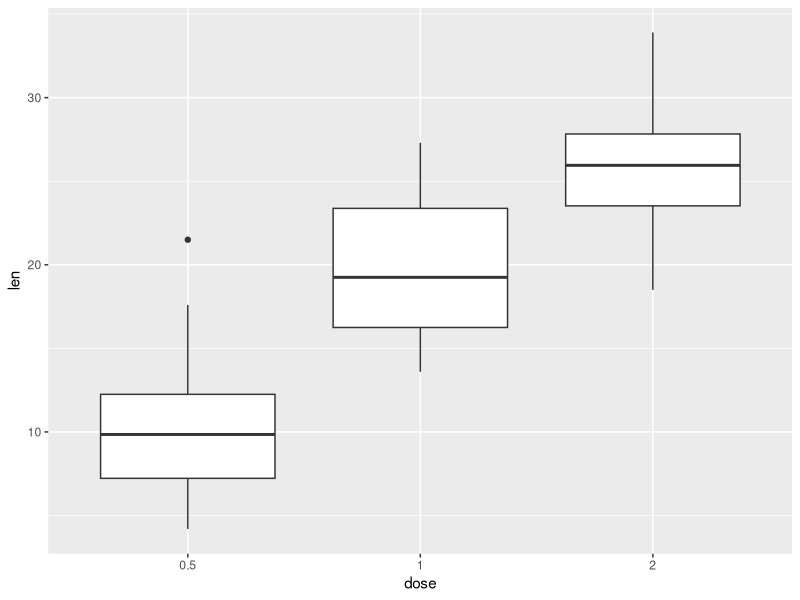
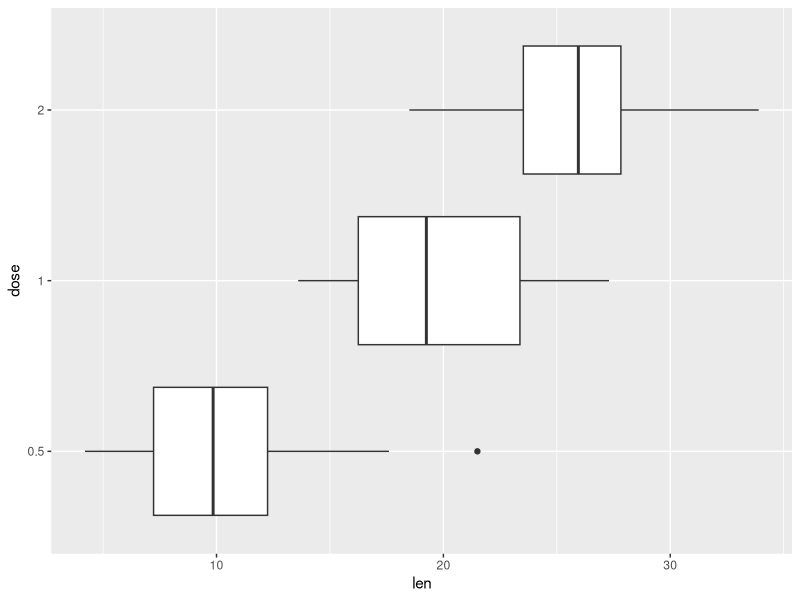
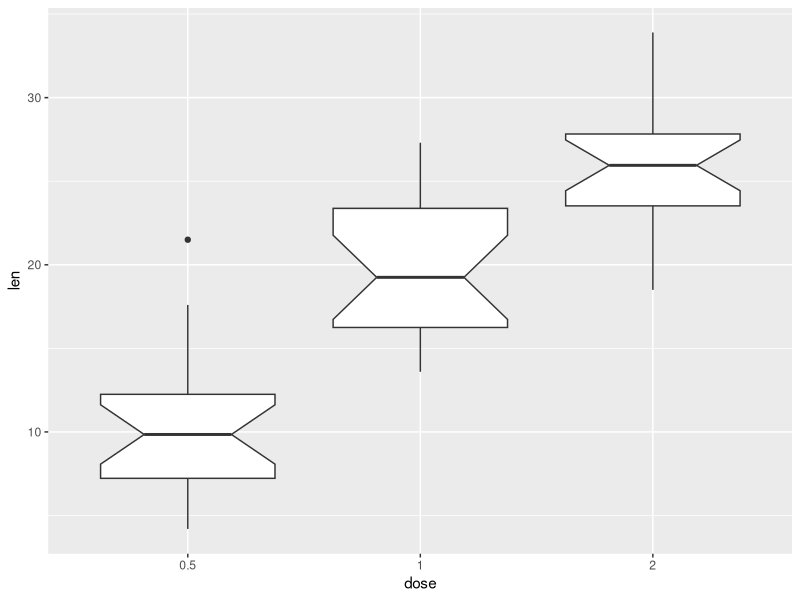
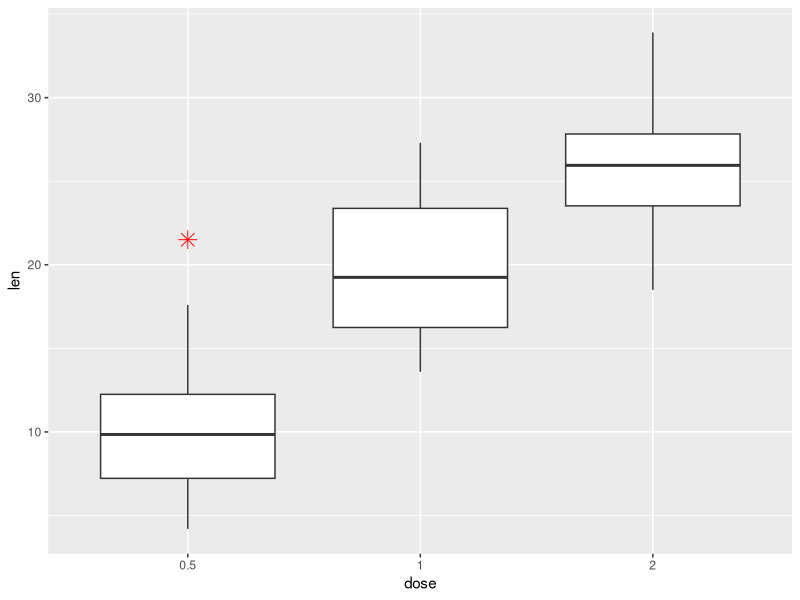
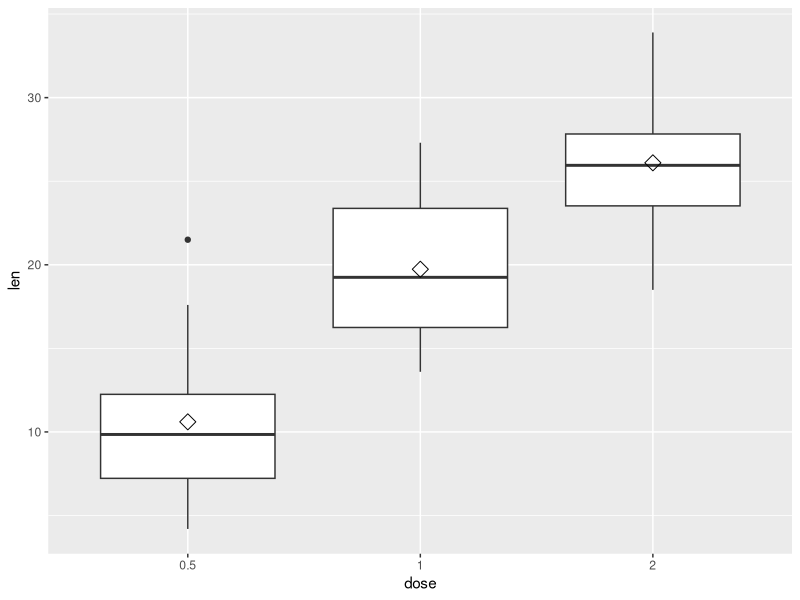
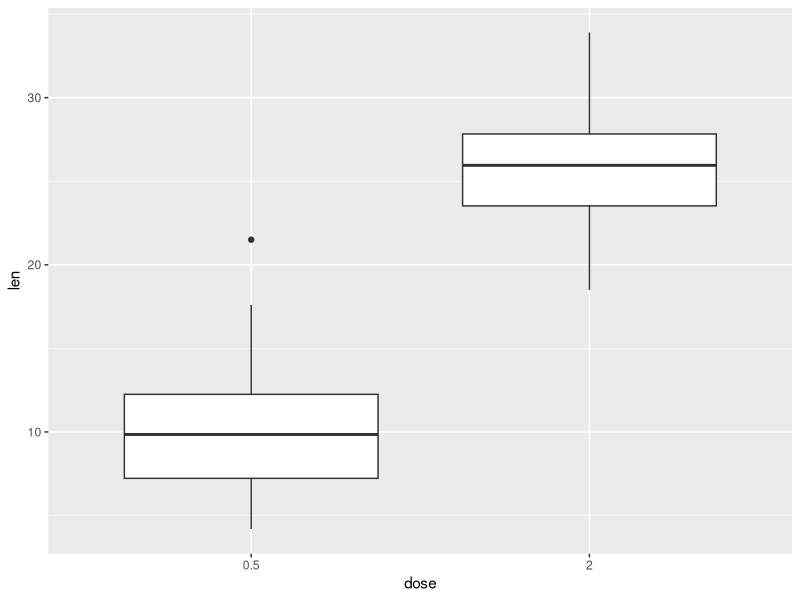
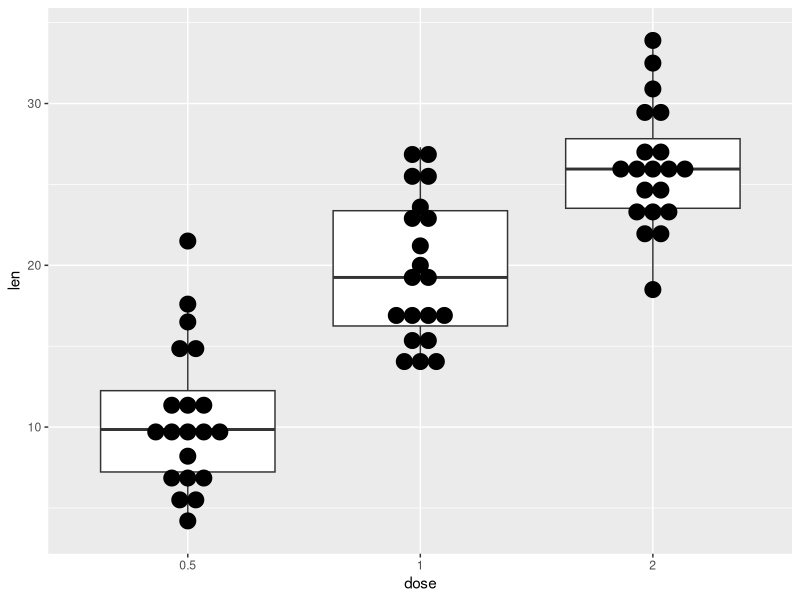
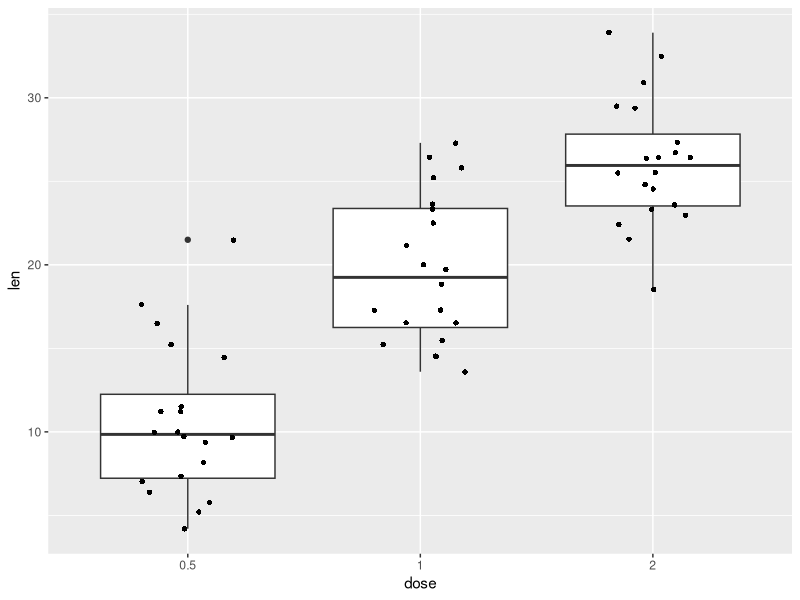

Generate these figures, in order, with R:
########################## DIAGRAMAS DE CAJAS ##################################

### PREPARAR LOS DATOS
ToothGrowth$dose <- as.factor(ToothGrowth$dose)
head(ToothGrowth)

### DIAGRAMAS DE CAJA BASICO
library(ggplot2)
# Diagrama de caja básico
p <- ggplot(ToothGrowth, aes(x=dose, y=len)) + 
  geom_boxplot()
p
# Rotar el diagrama de caja
p + coord_flip()
# diagrama de caja con muescas
ggplot(ToothGrowth, aes(x=dose, y=len)) + 
  geom_boxplot(notch=TRUE)
# Cambiar valores atípicos, color, forma y tamaño
ggplot(ToothGrowth, aes(x=dose, y=len)) + 
  geom_boxplot(outlier.colour="red", outlier.shape=8,
               outlier.size=4)
# Diagrama de caja con puntos medios
p + stat_summary(fun=mean, geom="point", shape=23, size=4)
#Elegir que elemnetos mostrar
p + scale_x_discrete(limits=c("0.5", "2"))

##DIAGRAMA DE CAJAS CON PUNTOS##
p + geom_dotplot(binaxis='y', stackdir='center', dotsize=1)
#Diagrama de caja con puntos jittered
# 0.2: grado de fluctuación en la dirección x
p + geom_jitter(shape=16, position=position_jitter(0.2))

## CAMBIAR COLORES
# Cambiar los colores de las lineas por grupos
p<-ggplot(ToothGrowth, aes(x=dose, y=len, color=dose)) +
  geom_boxplot()
p
# Usar paletas de colores personalizadas
p+scale_color_manual(values=c("#999999", "#E69F00", "#56B4E9"))
# Usa paletas de colores cerveceros
p+scale_color_brewer(palette="Dark2")
# Usa escala de grises
p + scale_color_grey() + theme_classic()
## Cambiar los colores de relleno del diagrama de caja
# Usar un solo color
ggplot(ToothGrowth, aes(x=dose, y=len)) +
  geom_boxplot(fill='#A4A4A4', color="black")+
  theme_classic()
# Cambiar los colores del diagrama de caja por grupos
p<-ggplot(ToothGrowth, aes(x=dose, y=len, fill=dose)) +
  geom_boxplot()
p
# Usar paletas de colores personalizadas
p+scale_fill_manual(values=c("#999999", "#E69F00", "#56B4E9"))
# Usa paletas de colores cerveceros
p+scale_fill_brewer(palette="Dark2")
# Usa escala de grises
p + scale_fill_grey() + theme_classic()

## CAMBIAR LA POSCICION DE LA LEYENDA
p + theme(legend.position="top")
p + theme(legend.position="bottom")
p + theme(legend.position="none") # Eliminar leyenda

## CAMBIAR EL ORDEN DE LOS ELEMENTOS EN LA LEYENDA
p + scale_x_discrete(limits=c("2", "0.5", "1"))

### DIAGRAMA DE CAJA CON MULTIPLES GRUPOS
# Cambiar los colores del diagrama de caja por grupos
ggplot(ToothGrowth, aes(x=dose, y=len, fill=supp)) +
  geom_boxplot()
# Cambiar la posicion
p<-ggplot(ToothGrowth, aes(x=dose, y=len, fill=supp)) +
  geom_boxplot(position=position_dodge(1))
p
# Agregar puntos
p + geom_dotplot(binaxis='y', stackdir='center',
                 position=position_dodge(1))
# Cambiar colores
p+scale_fill_manual(values=c("#999999", "#E69F00", "#56B4E9"))

### DIAGRAMAS DE CAJA PERSONALIZADOS
# Diagrama de caja básico
ggplot(ToothGrowth, aes(x=dose, y=len)) + 
  geom_boxplot(fill="gray")+
  labs(title="Plot of length per dose",x="Dose (mg)", y = "Length")+
  theme_classic()
# Cambiar automáticamente el color por grupos
bp <- ggplot(ToothGrowth, aes(x=dose, y=len, fill=dose)) + 
  geom_boxplot()+
  labs(title="Plot of length  per dose",x="Dose (mg)", y = "Length")
bp + theme_classic()
# Colores continuos
bp + scale_fill_brewer(palette="Blues") + theme_classic()
# Colores discretos
bp + scale_fill_brewer(palette="Dark2") + theme_minimal()
# Colores degradados
bp + scale_fill_brewer(palette="RdBu") + theme_minimal()

########################## GRAFICOS DE BARRAS ##################################

### DATOS
df <- data.frame(dose=c("D0.5", "D1", "D2"),
                 len=c(4.2, 10, 29.5))
head(df)

### CREAR DIGRAMAS EN BARRAS
library(ggplot2)
# Diagrama de barras básico
p<-ggplot(data=df, aes(x=dose, y=len)) +
  geom_bar(stat="identity")
p
# Gráfico de barras horizontales
p + coord_flip()
# Cambiar el ancho de las barras
ggplot(data=df, aes(x=dose, y=len)) +
  geom_bar(stat="identity", width=0.5)
# Cambiar colores
ggplot(data=df, aes(x=dose, y=len)) +
  geom_bar(stat="identity", color="blue", fill="white")
# Tema minimal + color de relleno azul
p<-ggplot(data=df, aes(x=dose, y=len)) +
  geom_bar(stat="identity", fill="steelblue")+
  theme_minimal()
p
# Elegir que elementos mostrar
p + scale_x_discrete(limits=c("D0.5", "D2"))
# Etiquetas fuera de las barras
ggplot(data=df, aes(x=dose, y=len)) +
  geom_bar(stat="identity", fill="steelblue")+
  geom_text(aes(label=len), vjust=-0.3, size=3.5)+
  theme_minimal()
# Etiquetas dentro de las barras
ggplot(data=df, aes(x=dose, y=len)) +
  geom_bar(stat="identity", fill="steelblue")+
  geom_text(aes(label=len), vjust=1.6, color="white", size=3.5)+
  theme_minimal()

### DIAGRAMAS DE BARRAS DE CONTEOS 
head(mtcars)
# No asigne una variable a y  ### ERROR ###
ggplot(mtcars, aes(x=factor(cyl)))+
  geom_bar(stat="count", width=0.7, fill="steelblue")+
  theme_minimal()
# Colores de contorno
p<-ggplot(df, aes(x=dose, y=len, color=dose)) +
  geom_bar(stat="identity", fill="white")
p
# Colores de relleno
p<-ggplot(df, aes(x=dose, y=len, fill=dose)) +
  geom_bar(stat="identity")+theme_minimal()
p
# Usa contorno negro
ggplot(df, aes(x=dose, y=len, fill=dose))+
  geom_bar(stat="identity", color="black")+
  scale_fill_manual(values=c("#999999", "#E69F00", "#56B4E9"))+
  theme_minimal()

## POSCICION DE LEYENDA
# Cambiar los colores de relleno de la barra a azules
p <- p+scale_fill_brewer(palette="Blues")
p + theme(legend.position="top")
p + theme(legend.position="bottom")
p + theme(legend.position="none")
# Orden de elementos en la leyenda
p + scale_x_discrete(limits=c("D2", "D0.5", "D1"))

### DIAGRAMAS DE BARRAS CON VARIOS GRUPOS
df2 <- data.frame(supp=rep(c("VC", "OJ"), each=3),
                  dose=rep(c("D0.5", "D1", "D2"),2),
                  len=c(6.8, 15, 33, 4.2, 10, 29.5))
head(df2)

# Gráfica de barras apiladas con múltiples grupos  ## SALE ERROR POR GEOM_BAR
ggplot(data=df2, aes(x=dose, y=len, fill=supp)) +
geom_bar(stat="identity")
# Usar position=position_dodge()
ggplot(data=df2, aes(x=dose, y=len, fill=supp)) +
geom_bar(stat="identity", position=position_dodge())